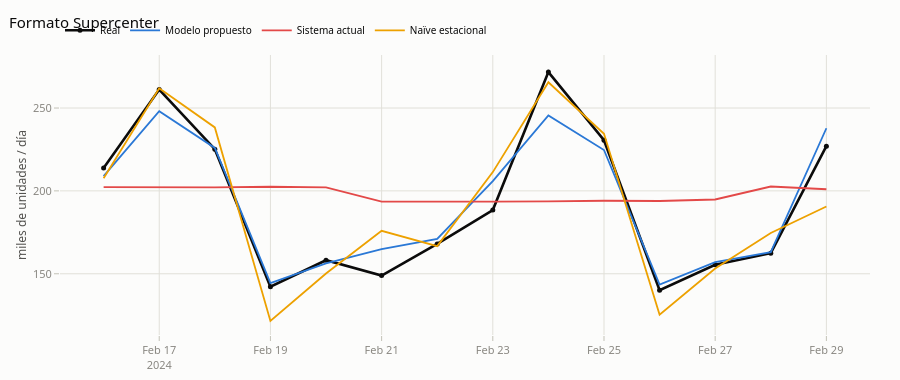
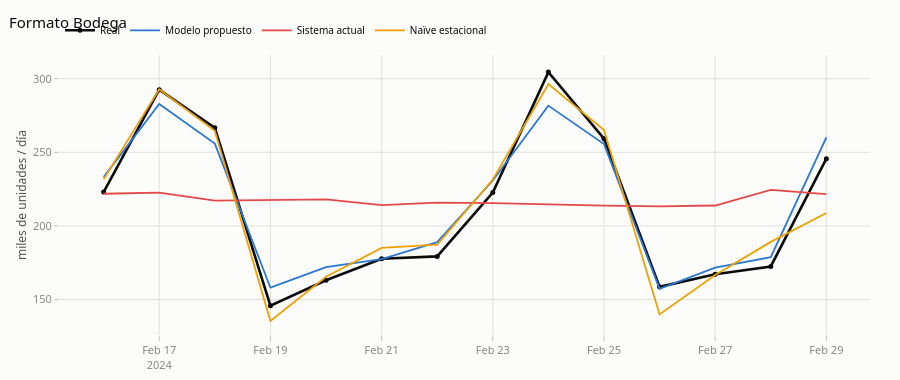
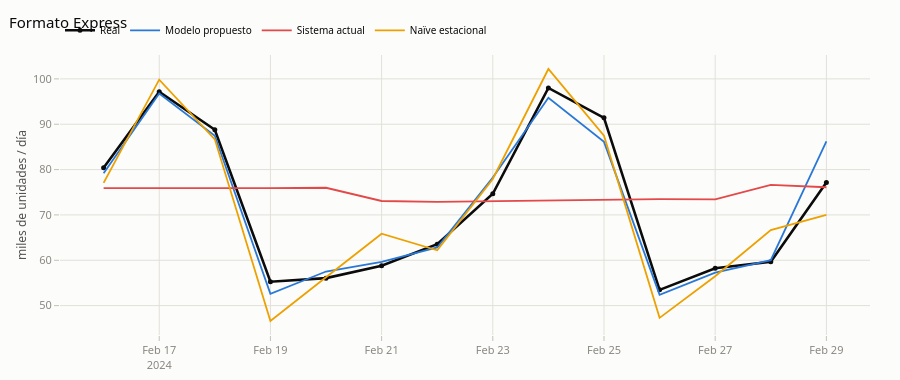

The cell these charts' notebook holds for them, in order:
### Markdown cell above
### 2.2 · Por formato de tienda

Una gráfica por formato. Recuerda del EDA que los formatos tienen escalas y economías distintas (Supercenter vende ~3.5× un Express en absoluto), por eso se grafican por separado.

### Code cell
for fmt in config.STORE_FORMATS:
    plot_grupo(preds[preds["store_format"] == fmt], f"Formato {fmt}").show()

### Figure 1 — Plotly figure (JSON) as saved in the notebook; plotly's stock layout.template omitted (floating-point values rounded to 4 significant figures)
{"data": [{"hovertemplate": "%{x|%a %d %b}<br>Real: <b>%{y:.0f}k uds</b><extra></extra>", "line": {"color": "#0b0b0b", "width": 2.6}, "marker": {"size": 5}, "mode": "lines+markers", "name": "Real", "type": "scatter", "x": ["2024-02-16", "2024-02-17", "2024-02-18", "2024-02-19", "2024-02-20", "2024-02-21", "2024-02-22", "2024-02-23", "2024-02-24", "2024-02-25", "2024-02-26", "2024-02-27", "2024-02-28", "2024-02-29"], "y": [213.8, 261.2, 225.1, 142.2, 158.2, 148.9, 168.0, 188.4, 271.7, 230.6, 140.1, 155.4, 162.4, 227.0]}, {"hovertemplate": "%{x|%a %d %b}<br>Modelo propuesto: <b>%{y:.0f}k uds</b><extra></extra>", "line": {"color": "#2a78d6", "width": 1.8}, "mode": "lines", "name": "Modelo propuesto", "type": "scatter", "x": ["2024-02-16", "2024-02-17", "2024-02-18", "2024-02-19", "2024-02-20", "2024-02-21", "2024-02-22", "2024-02-23", "2024-02-24", "2024-02-25", "2024-02-26", "2024-02-27", "2024-02-28", "2024-02-29"], "y": [208.9, 248.1, 225.9, 144.4, 156.3, 164.9, 171.0, 205.9, 245.5, 224.7, 143.5, 157.0, 163.0, 237.8]}, {"hovertemplate": "%{x|%a %d %b}<br>Sistema actual: <b>%{y:.0f}k uds</b><extra></extra>", "line": {"color": "#e34948", "width": 1.8}, "mode": "lines", "name": "Sistema actual", "type": "scatter", "x": ["2024-02-16", "2024-02-17", "2024-02-18", "2024-02-19", "2024-02-20", "2024-02-21", "2024-02-22", "2024-02-23", "2024-02-24", "2024-02-25", "2024-02-26", "2024-02-27", "2024-02-28", "2024-02-29"], "y": [202.2, 202.1, 202.1, 202.5, 202.1, 193.6, 193.3, 193.5, 193.7, 194.1, 193.9, 194.8, 202.6, 201.0]}, {"hovertemplate": "%{x|%a %d %b}<br>Naïve estacional: <b>%{y:.0f}k uds</b><extra></extra>", "line": {"color": "#eda100", "width": 1.8}, "mode": "lines", "name": "Naïve estacional", "type": "scatter", "x": ["2024-02-16", "2024-02-17", "2024-02-18", "2024-02-19", "2024-02-20", "2024-02-21", "2024-02-22", "2024-02-23", "2024-02-24", "2024-02-25", "2024-02-26", "2024-02-27", "2024-02-28", "2024-02-29"], "y": [207.6, 261.9, 238.3, 121.5, 150.2, 175.9, 166.7, 211.3, 265.6, 234.4, 125.3, 153.2, 174.6, 190.6]}], "layout": {"height": 380, "hovermode": "x unified", "legend": {"font": {"size": 10}, "orientation": "h", "y": 1.14}, "title": {"text": "Formato Supercenter"}, "yaxis": {"title": {"text": "miles de unidades / día"}}}}

### Figure 2 — Plotly figure (JSON) as saved in the notebook; plotly's stock layout.template omitted (floating-point values rounded to 4 significant figures)
{"data": [{"hovertemplate": "%{x|%a %d %b}<br>Real: <b>%{y:.0f}k uds</b><extra></extra>", "line": {"color": "#0b0b0b", "width": 2.6}, "marker": {"size": 5}, "mode": "lines+markers", "name": "Real", "type": "scatter", "x": ["2024-02-16", "2024-02-17", "2024-02-18", "2024-02-19", "2024-02-20", "2024-02-21", "2024-02-22", "2024-02-23", "2024-02-24", "2024-02-25", "2024-02-26", "2024-02-27", "2024-02-28", "2024-02-29"], "y": [223.0, 292.5, 266.6, 145.9, 163.1, 177.7, 179.3, 222.6, 304.5, 259.3, 158.6, 167.2, 172.5, 245.7]}, {"hovertemplate": "%{x|%a %d %b}<br>Modelo propuesto: <b>%{y:.0f}k uds</b><extra></extra>", "line": {"color": "#2a78d6", "width": 1.8}, "mode": "lines", "name": "Modelo propuesto", "type": "scatter", "x": ["2024-02-16", "2024-02-17", "2024-02-18", "2024-02-19", "2024-02-20", "2024-02-21", "2024-02-22", "2024-02-23", "2024-02-24", "2024-02-25", "2024-02-26", "2024-02-27", "2024-02-28", "2024-02-29"], "y": [233.2, 282.8, 255.9, 158.1, 172.0, 177.5, 189.0, 230.9, 281.7, 255.6, 157.4, 171.7, 178.8, 260.2]}, {"hovertemplate": "%{x|%a %d %b}<br>Sistema actual: <b>%{y:.0f}k uds</b><extra></extra>", "line": {"color": "#e34948", "width": 1.8}, "mode": "lines", "name": "Sistema actual", "type": "scatter", "x": ["2024-02-16", "2024-02-17", "2024-02-18", "2024-02-19", "2024-02-20", "2024-02-21", "2024-02-22", "2024-02-23", "2024-02-24", "2024-02-25", "2024-02-26", "2024-02-27", "2024-02-28", "2024-02-29"], "y": [221.9, 222.7, 217.2, 217.6, 218.1, 214.1, 215.9, 215.5, 214.5, 213.8, 213.3, 213.9, 224.5, 221.6]}, {"hovertemplate": "%{x|%a %d %b}<br>Naïve estacional: <b>%{y:.0f}k uds</b><extra></extra>", "line": {"color": "#eda100", "width": 1.8}, "mode": "lines", "name": "Naïve estacional", "type": "scatter", "x": ["2024-02-16", "2024-02-17", "2024-02-18", "2024-02-19", "2024-02-20", "2024-02-21", "2024-02-22", "2024-02-23", "2024-02-24", "2024-02-25", "2024-02-26", "2024-02-27", "2024-02-28", "2024-02-29"], "y": [231.6, 292.8, 264.6, 135.5, 165.5, 185.0, 187.3, 231.5, 296.3, 265.1, 139.9, 166.6, 189.2, 208.8]}], "layout": {"height": 380, "hovermode": "x unified", "legend": {"font": {"size": 10}, "orientation": "h", "y": 1.14}, "title": {"text": "Formato Bodega"}, "yaxis": {"title": {"text": "miles de unidades / día"}}}}

### Figure 3 — Plotly figure (JSON) as saved in the notebook; plotly's stock layout.template omitted (floating-point values rounded to 4 significant figures)
{"data": [{"hovertemplate": "%{x|%a %d %b}<br>Real: <b>%{y:.0f}k uds</b><extra></extra>", "line": {"color": "#0b0b0b", "width": 2.6}, "marker": {"size": 5}, "mode": "lines+markers", "name": "Real", "type": "scatter", "x": ["2024-02-16", "2024-02-17", "2024-02-18", "2024-02-19", "2024-02-20", "2024-02-21", "2024-02-22", "2024-02-23", "2024-02-24", "2024-02-25", "2024-02-26", "2024-02-27", "2024-02-28", "2024-02-29"], "y": [80.38, 97.17, 88.78, 55.27, 56.06, 58.81, 63.55, 74.67, 98.0, 91.41, 53.48, 58.24, 59.65, 77.14]}, {"hovertemplate": "%{x|%a %d %b}<br>Modelo propuesto: <b>%{y:.0f}k uds</b><extra></extra>", "line": {"color": "#2a78d6", "width": 1.8}, "mode": "lines", "name": "Modelo propuesto", "type": "scatter", "x": ["2024-02-16", "2024-02-17", "2024-02-18", "2024-02-19", "2024-02-20", "2024-02-21", "2024-02-22", "2024-02-23", "2024-02-24", "2024-02-25", "2024-02-26", "2024-02-27", "2024-02-28", "2024-02-29"], "y": [79.17, 96.79, 87.48, 52.6, 57.52, 59.64, 62.83, 78.27, 95.83, 86.1, 52.38, 57.28, 60.02, 86.22]}, {"hovertemplate": "%{x|%a %d %b}<br>Sistema actual: <b>%{y:.0f}k uds</b><extra></extra>", "line": {"color": "#e34948", "width": 1.8}, "mode": "lines", "name": "Sistema actual", "type": "scatter", "x": ["2024-02-16", "2024-02-17", "2024-02-18", "2024-02-19", "2024-02-20", "2024-02-21", "2024-02-22", "2024-02-23", "2024-02-24", "2024-02-25", "2024-02-26", "2024-02-27", "2024-02-28", "2024-02-29"], "y": [75.9, 75.87, 75.91, 75.89, 75.99, 73.07, 72.88, 73.02, 73.15, 73.22, 73.5, 73.42, 76.62, 76.1]}, {"hovertemplate": "%{x|%a %d %b}<br>Naïve estacional: <b>%{y:.0f}k uds</b><extra></extra>", "line": {"color": "#eda100", "width": 1.8}, "mode": "lines", "name": "Naïve estacional", "type": "scatter", "x": ["2024-02-16", "2024-02-17", "2024-02-18", "2024-02-19", "2024-02-20", "2024-02-21", "2024-02-22", "2024-02-23", "2024-02-24", "2024-02-25", "2024-02-26", "2024-02-27", "2024-02-28", "2024-02-29"], "y": [77.07, 99.83, 86.67, 46.61, 56.24, 65.86, 62.2, 77.94, 102.2, 87.46, 47.29, 56.49, 66.67, 70.03]}], "layout": {"height": 380, "hovermode": "x unified", "legend": {"font": {"size": 10}, "orientation": "h", "y": 1.14}, "title": {"text": "Formato Express"}, "yaxis": {"title": {"text": "miles de unidades / día"}}}}
